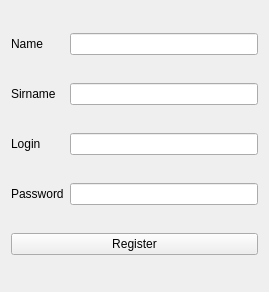
<?xml version="1.0" encoding="UTF-8"?>
<ui version="4.0">
 <class>Form</class>
 <widget class="QWidget" name="Form">
  <property name="geometry">
   <rect>
    <x>0</x>
    <y>0</y>
    <width>269</width>
    <height>292</height>
   </rect>
  </property>
  <property name="windowTitle">
   <string>Form</string>
  </property>
  <layout class="QGridLayout" name="gridLayout">
   <item row="0" column="0">
    <widget class="QLabel" name="label">
     <property name="text">
      <string>Name</string>
     </property>
    </widget>
   </item>
   <item row="1" column="0" colspan="2">
    <widget class="QLabel" name="label_2">
     <property name="text">
      <string>Sirname</string>
     </property>
    </widget>
   </item>
   <item row="1" column="2">
    <widget class="QLineEdit" name="sirnameEdit"/>
   </item>
   <item row="2" column="0">
    <widget class="QLabel" name="label_3">
     <property name="text">
      <string>Login</string>
     </property>
    </widget>
   </item>
   <item row="3" column="0" colspan="2">
    <widget class="QLabel" name="label_4">
     <property name="text">
      <string>Password</string>
     </property>
    </widget>
   </item>
   <item row="3" column="2">
    <widget class="QLineEdit" name="passwordEdit"/>
   </item>
   <item row="4" column="0" colspan="3">
    <widget class="QPushButton" name="pushButton">
     <property name="text">
      <string>Register</string>
     </property>
    </widget>
   </item>
   <item row="0" column="2">
    <widget class="QLineEdit" name="nameEdit"/>
   </item>
   <item row="2" column="2">
    <widget class="QLineEdit" name="loginEdit"/>
   </item>
  </layout>
 </widget>
 <resources/>
 <connections/>
</ui>
